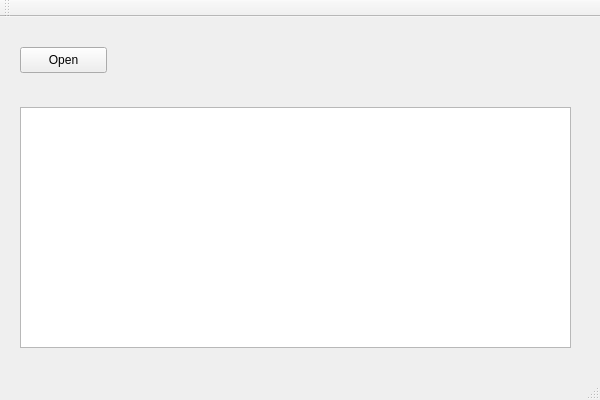
<?xml version="1.0" encoding="UTF-8"?>
<ui version="4.0">
 <class>XMLExplorerClass</class>
 <widget class="QMainWindow" name="XMLExplorerClass">
  <property name="geometry">
   <rect>
    <x>0</x>
    <y>0</y>
    <width>600</width>
    <height>400</height>
   </rect>
  </property>
  <property name="windowTitle">
   <string>XMLExplorer</string>
  </property>
  <widget class="QWidget" name="centralWidget">
   <widget class="QPushButton" name="openFile">
    <property name="geometry">
     <rect>
      <x>20</x>
      <y>30</y>
      <width>87</width>
      <height>26</height>
     </rect>
    </property>
    <property name="text">
     <string>Open</string>
    </property>
   </widget>
   <widget class="QTreeView" name="xmlTree">
    <property name="geometry">
     <rect>
      <x>20</x>
      <y>90</y>
      <width>551</width>
      <height>241</height>
     </rect>
    </property>
   </widget>
  </widget>
  <widget class="QMenuBar" name="menuBar">
   <property name="geometry">
    <rect>
     <x>0</x>
     <y>0</y>
     <width>600</width>
     <height>23</height>
    </rect>
   </property>
  </widget>
  <widget class="QToolBar" name="mainToolBar">
   <attribute name="toolBarArea">
    <enum>TopToolBarArea</enum>
   </attribute>
   <attribute name="toolBarBreak">
    <bool>false</bool>
   </attribute>
  </widget>
  <widget class="QStatusBar" name="statusBar"/>
 </widget>
 <layoutdefault spacing="6" margin="11"/>
 <resources/>
 <connections/>
</ui>
